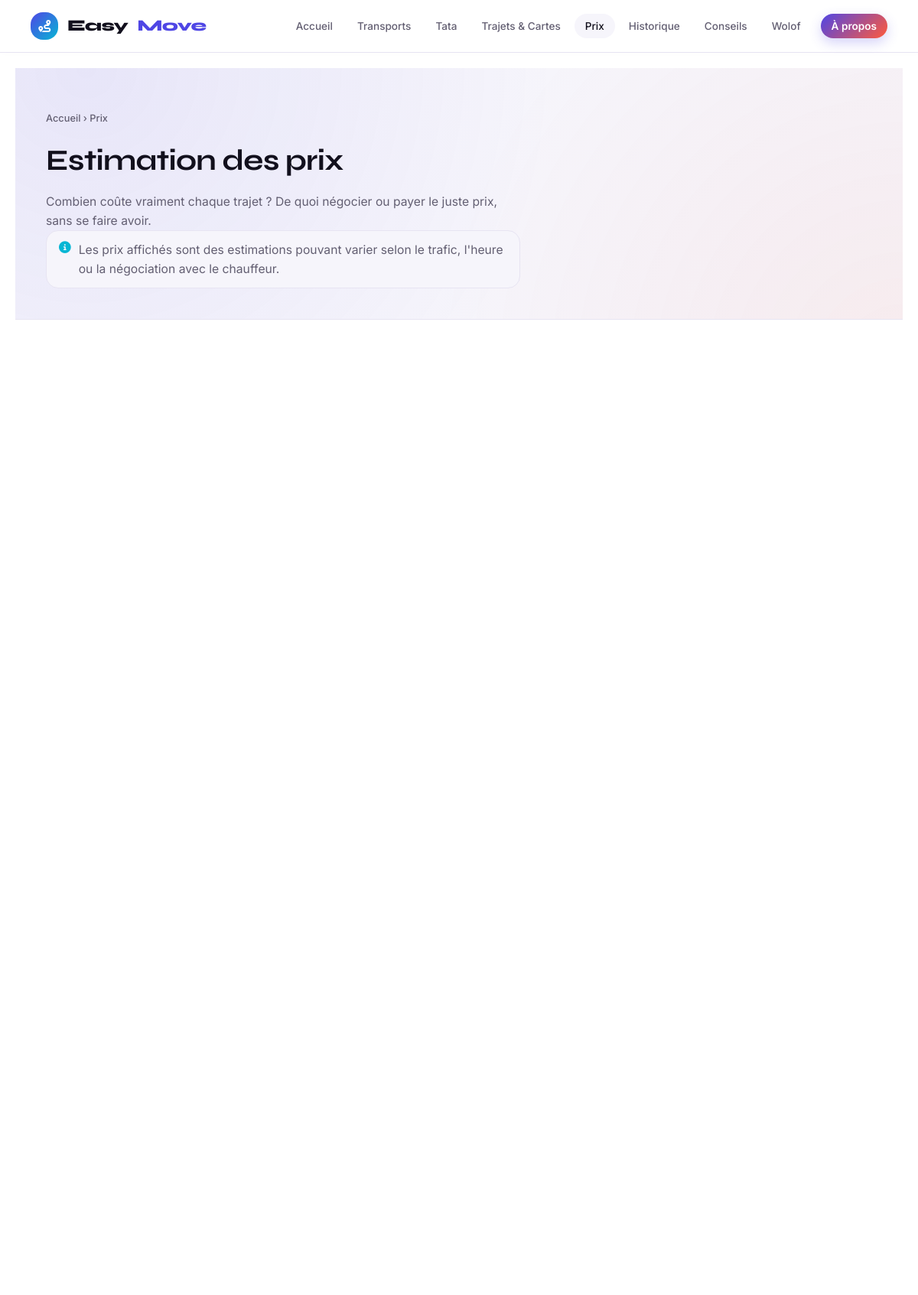
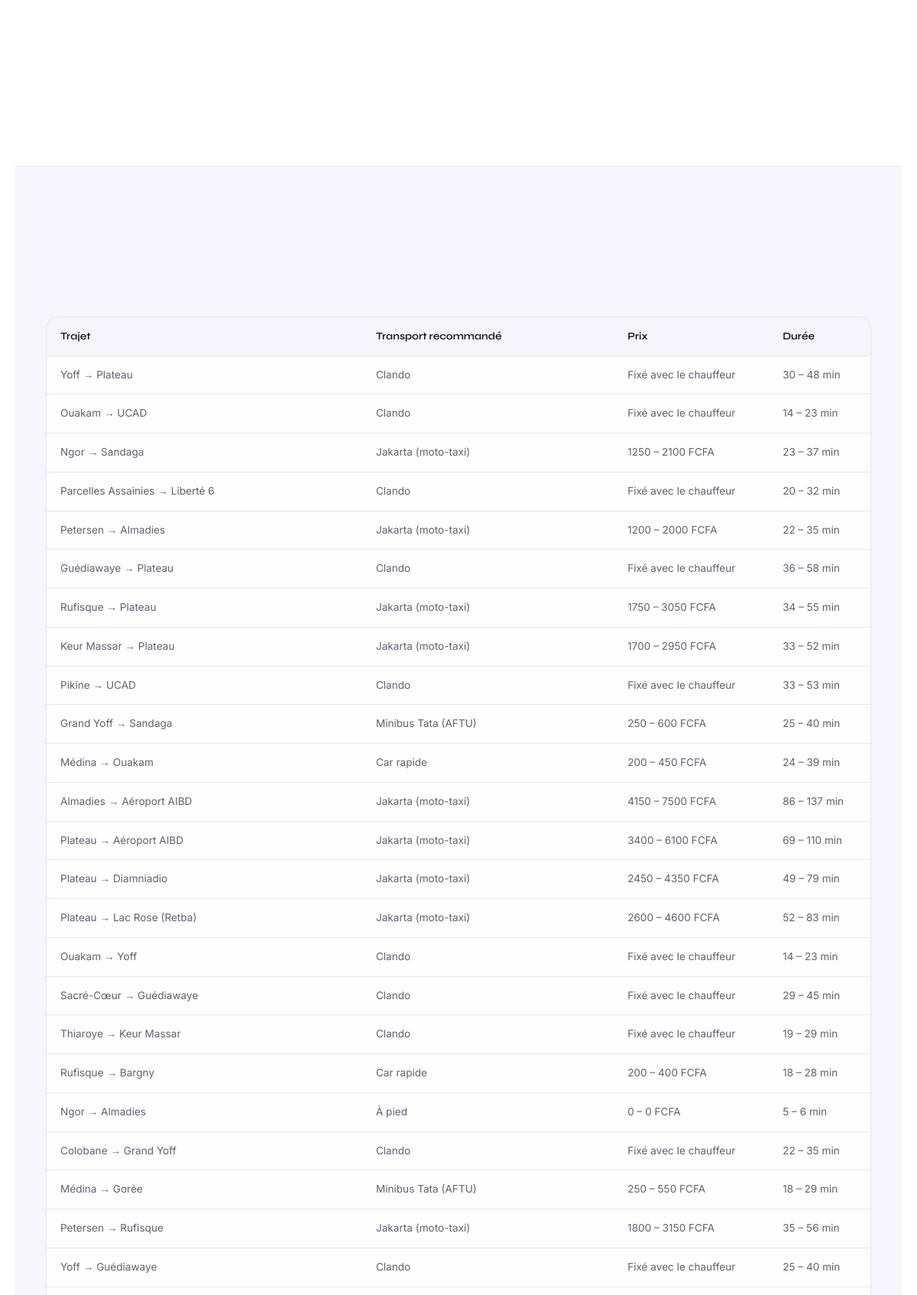
Screenshot of /prix (upper part) with the database file from the repository (2 pictures, top to bottom).
### tables this page shows
CREATE TABLE lieux (
    id_lieu       INTEGER PRIMARY KEY AUTOINCREMENT,
    nom           TEXT NOT NULL,
    type_lieu     TEXT NOT NULL,      -- ex: 'quartier', 'ville', 'aeroport', 'universite', 'site_touristique'
    latitude      REAL NOT NULL,
    longitude     REAL NOT NULL,
    description   TEXT
);

CREATE TABLE moyens_transport (
    id_transport    INTEGER PRIMARY KEY AUTOINCREMENT,
    nom             TEXT NOT NULL,
    image_url       TEXT,             -- URL/Chemin de l'image réelle (ex: /static/img/BRT.jpg)
    description     TEXT,
    cout_min        INTEGER,          -- en FCFA
    cout_max        INTEGER,          -- en FCFA
    niveau_confort  TEXT,             -- 'Faible', 'Moyen', 'Élevé'
    disponibilite   TEXT,             -- ex: '24h/24', 'Heures de bureau'
    avantages       TEXT,
    inconvenients   TEXT,
    capacite_max    INTEGER           -- nombre max de passagers (ex: 4 pour un taxi, 6 pour un clando partagé)
);

### app.py (the view)
@app.route("/prix")
def prix():
    transports = [dict(t) for t in database.get_tous_les_transports()]
    for t in transports:
        t["niveau_prix"] = get_niveau_prix(t["cout_min"], t["cout_max"])
    return render_template(
        "prix.html",
        transports=transports,
        trajets=database.get_tous_les_trajets(),
        active_page="prix",
    )

### app.py (called while the page is built)
def get_niveau_prix(cout_min, cout_max):
    moyenne = (cout_min + cout_max) / 2
    if moyenne <= 500:
        return {"label": "Économique", "classe": "badge-vert"}
    elif moyenne <= 2000:
        return {"label": "Moyen", "classe": "badge-jaune"}
    return {"label": "Cher", "classe": "badge-rouge"}

### database.py (called while the page is built, shortened)
def get_connection():
    conn = sqlite3.connect(DB_PATH)
    conn.row_factory = sqlite3.Row
    conn.execute("PRAGMA foreign_keys = ON")
    return conn

def get_tous_les_transports():
    conn = get_connection()
    transports = conn.execute(
        "SELECT * FROM moyens_transport ORDER BY cout_min"
    ).fetchall()
    conn.close()
    return transports

def _niveau_difficulte(options):
    meilleur_transit = None
    for o in options:
        if o["nom_transport"] not in ("Taxi", "Clando", "Jakarta (moto-taxi)", "À pied"):
            meilleur_transit = o
            break
    if meilleur_transit is None:
        return "Complexe"
    if meilleur_transit["correspondances"] == "Aucune":
        return "Facile"
    if meilleur_transit["correspondances"].startswith(("1 ", "2 ")):
        return "Moyen"
    return "Complexe"

def _construire_reponse(conn, lieu_depart, lieu_arrivee, graphe=None):
    options, distance_km = itineraire.calculer_itineraire(conn, lieu_depart, lieu_arrivee, graphe=graphe)
    trajet_info = {
        "id_trajet": None,
        "id_lieu_depart": lieu_depart["id_lieu"], "id_lieu_arrivee": lieu_arrivee["id_lieu"],
        "nom_depart": lieu_depart["nom"], "lat_depart": lieu_depart["latitude"], "lng_depart": lieu_depart["longitude"],
        "nom_arrivee": lieu_arrivee["nom"], "lat_arrivee": lieu_arrivee["latitude"], "lng_arrivee": lieu_arrivee["longitude"],
        "distance_km": round(distance_km, 1),
        "niveau_difficulte": _niveau_difficulte(options),
        "description": f"Itinéraire calculé automatiquement entre {lieu_depart['nom']} et {lieu_arrivee['nom']}.",
    }
    return {"trajet": trajet_info, "options": options}

def get_tous_les_trajets():
    conn = get_connection()
    lieux_par_nom = {l["nom"]: l for l in conn.execute("SELECT * FROM lieux").fetchall()}
    graphe = itineraire.Graphe(conn)
    resultat = []
    for nom_depart, nom_arrivee in TRAJETS_POPULAIRES:
        ld, la = lieux_par_nom.get(nom_depart), lieux_par_nom.get(nom_arrivee)
        if not ld or not la:
            continue
        resultat.append(_construire_reponse(conn, ld, la, graphe=graphe))
    conn.close()
    return resultat

### templates/prix.html (shortened to what this page needs)
{% extends "base.html" %}
{% from "_icons.html" import vignette_transport %}
{% block content %}
    <div class="page-header">
        <div class="container">
            <div class="breadcrumb"><a href="{{ url_for('accueil') }}">Accueil</a> › Prix</div>
            <h1>Estimation des prix</h1>
            <p>Combien coûte vraiment chaque trajet ? De quoi négocier ou payer le juste prix, sans se faire avoir.</p>
            <p class="prix-note"><i class="fa-solid fa-circle-info"></i> Les prix affichés sont des estimations pouvant varier selon le trafic, l'heure ou la négociation avec le chauffeur.</p>
        </div>
    </div>
    <section class="section">
        <div class="container">
        </div>
    </section>
    <section class="section section-alt">
        <div class="container">
            <div style="overflow-x: auto;">
                <table class="compare-table">
                    <thead>
                        <tr>
                            <th>Trajet</th>
                            <th>Transport recommandé</th>
                            <th>Prix</th>
                            <th>Durée</th>
                        </tr>
                    </thead>
                    <tbody>
                        {% for item in trajets %}
                        {% set t = item.trajet %}
                        {% set best = item.options[0] %}
                        <tr>
                            <td><span class="transport-name">{{ t.nom_depart }} → {{ t.nom_arrivee }}</span></td>
                            {% if best %}
                            <td>{{ best.nom_transport }}</td>
                            <td>{% if best.prix_libre %}Fixé avec le chauffeur{% else %}{{ best.prix_min }} – {{ best.prix_max }} FCFA{% endif %}</td>
                            <td>{{ best.duree_min_minutes }} – {{ best.duree_max_minutes }} min</td>
                            {% else %}
                            <td colspan="3">—</td>
                            {% endif %}
                        </tr>
                        {% endfor %}
                    </tbody>
                </table>
            </div>
        </div>
    </section>
{% endblock %}

### static/css/style.css (style rules this page uses)
:root { --bg-primary: #ffffff; --bg-secondary: #f6f5fb; --fond-carte: rgba(255, 255, 255, 0.92); --text-main: #12101d; --text-muted: #635f72; --accent: #12101d; --primary-blue: #4f46e5; --border-color: #e7e4f2; --border-light: rgba(18, 16, 29, 0.06); --border-active: rgba(18, 16, 29, 0.18); --shadow: 0 6px 22px rgba(79, 70, 229, 0.08); --shadow-bold: 0 16px 36px rgba(79, 70, 229, 0.24); --radius: 16px; --transition: all 0.2s ease; --accent-bleu: #4f46e5; --accent-cyan: #06b6d4; --accent-vert: #10b981; --accent-jaune: #f59e0b; --accent-rouge: #ef4444; --accent-corail: #ff5a3c; --gradient-brand: linear-gradient(135deg, var(--accent-bleu) 0%, var(--accent-corail) 100%); --gradient-warm: linear-gradient(135deg, var(--accent-corail), var(--accent-jaune)); }
*, *::before, *::after { box-sizing: border-box; margin: 0; padding: 0; }
html, body { background-color: var(--bg-primary); color: var(--text-main); font-family: 'Inter', sans-serif; line-height: 1.6; -webkit-font-smoothing: antialiased; min-height: 100vh; transition: background-color 0.2s, color 0.2s; }
a { color: inherit; text-decoration: none; transition: var(--transition); }
h1, h2, h3, h4 { font-family: 'Syne', sans-serif; letter-spacing: -0.02em; color: var(--text-main); }
.container { max-width: 1200px; margin: 0 auto; padding: 0 40px; }
.page-header { padding: 56px 0 40px; background: radial-gradient(circle at 8% 0%, rgba(79, 70, 229, 0.09), transparent 55%), radial-gradient(circle at 100% 120%, rgba(255, 90, 60, 0.07), transparent 50%), var(--bg-secondary); border-bottom: 1px solid var(--border-color); }
.breadcrumb { font-size: 0.8rem; color: var(--text-muted); margin-bottom: 14px; font-weight: 500; }
.breadcrumb a { color: var(--text-muted); }
.page-header h1 { font-size: clamp(1.7rem, 3.2vw, 2.4rem); margin-bottom: 10px; }
.page-header p { color: var(--text-muted); font-size: 0.98rem; max-width: 620px; margin: 0; }
.section, .page-content { padding: 80px 0; max-width: 1200px; margin: 0 auto; }
.section-alt { background: var(--bg-secondary); border-top: 1px solid var(--border-color); border-bottom: 1px solid var(--border-color); }
.compare-table, .wolof-table { width: 100%; border-collapse: separate; border-spacing: 0; background: var(--fond-carte); border: 1px solid var(--border-color); border-radius: var(--radius); overflow: hidden; font-size: 0.85rem; }
.compare-table th, .wolof-table th { background: var(--bg-secondary); color: var(--text-main); padding: 14px 18px; font-family: 'Syne', sans-serif; font-weight: 600; text-align: left; border-bottom: 1px solid var(--border-color); }
.compare-table td, .wolof-table td { padding: 14px 18px; border-bottom: 1px solid var(--border-color); color: var(--text-muted); }
.hero, .page-header, .about-hero { animation: fadeInUp 0.7s ease both; }
.prix-note { display: flex; align-items: flex-start; gap: 10px; margin-top: 14px; padding: 12px 16px; background: var(--bg-secondary); border: 1px solid var(--border-color); border-radius: var(--radius); color: var(--text-muted); font-size: 0.85rem; max-width: 640px; }
.prix-note i { color: var(--accent-cyan); margin-top: 2px; flex-shrink: 0; }

### rows the page displays
lieux: nom_depart "Yoff" "Yoff", nom_arrivee "Yoff"
lieux: nom_arrivee "Plateau" "Plateau" "Plateau" "Plateau", nom_depart "Plateau" "Plateau" "Plateau"
lieux: nom_depart "Ouakam" "Ouakam", nom_arrivee "Ouakam"
lieux: nom_arrivee "UCAD" "UCAD"
lieux: nom_depart "Ngor" "Ngor"
lieux: nom_arrivee "Sandaga" "Sandaga"
lieux: nom_depart "Parcelles Assainies"
lieux: nom_arrivee "Liberté 6"
moyens_transport: nom_transport "Jakarta (moto-taxi)", prix_min "1200", prix_max "2000", duree_min_minutes "22", duree_max_minutes "35"
lieux: nom_depart "Petersen", nom_depart "Petersen"
lieux: nom_arrivee "Almadies", nom_depart "Almadies", nom_arrivee "Almadies"
lieux: nom_depart "Guédiawaye", nom_arrivee "Guédiawaye" "Guédiawaye"
lieux: nom_depart "Rufisque" "Rufisque", nom_arrivee "Rufisque"
lieux: nom_depart "Keur Massar", nom_arrivee "Keur Massar"
lieux: nom_depart "Pikine"
lieux: nom_depart "Grand Yoff", nom_arrivee "Grand Yoff"
moyens_transport: nom_transport "Minibus Tata (AFTU)" "Minibus Tata (AFTU)"
lieux: nom_depart "Médina" "Médina"
moyens_transport: nom_transport "Car rapide" "Car rapide"
lieux: nom_arrivee "Aéroport AIBD" "Aéroport AIBD"
lieux: nom_arrivee "Diamniadio"
lieux: nom_arrivee "Lac Rose (Retba)"
lieux: nom_depart "Sacré-Cœur"
lieux: nom_depart "Thiaroye"
lieux: nom_arrivee "Bargny"
lieux: nom_depart "Colobane"
lieux: nom_arrivee "Gorée"

### other values shown
{{ best.nom_transport }} "Clando" "Clando" "Jakarta (moto-taxi)" "Clando" "Clando" "Jakarta (moto-taxi)" "Jakarta (moto-taxi)" "Clando" "Jakarta (moto-taxi)" "Jakarta (moto-taxi)" "Jakarta (moto-taxi)" "Jakarta (moto-taxi)" "Clando" "Clando" "Clando" "À pied" "Clando" "Jakarta (moto-taxi)" "Clando"
{{ best.duree_min_minutes }} "30" "14" "23" "20" "36" "34" "33" "33" "25" "24" "86" "69" "49" "52" "14" "29" "19" "18" "5" "22" "18" "35" "25"
{{ best.duree_max_minutes }} "48" "23" "37" "32" "58" "55" "52" "53" "40" "39" "137" "110" "79" "83" "23" "45" "29" "28" "6" "35" "29" "56" "40"
{{ best.prix_min }} "1250" "1750" "1700" "250" "200" "4150" "3400" "2450" "2600" "200" "0" "250" "1800"
{{ best.prix_max }} "2100" "3050" "2950" "600" "450" "7500" "6100" "4350" "4600" "400" "0" "550" "3150"
